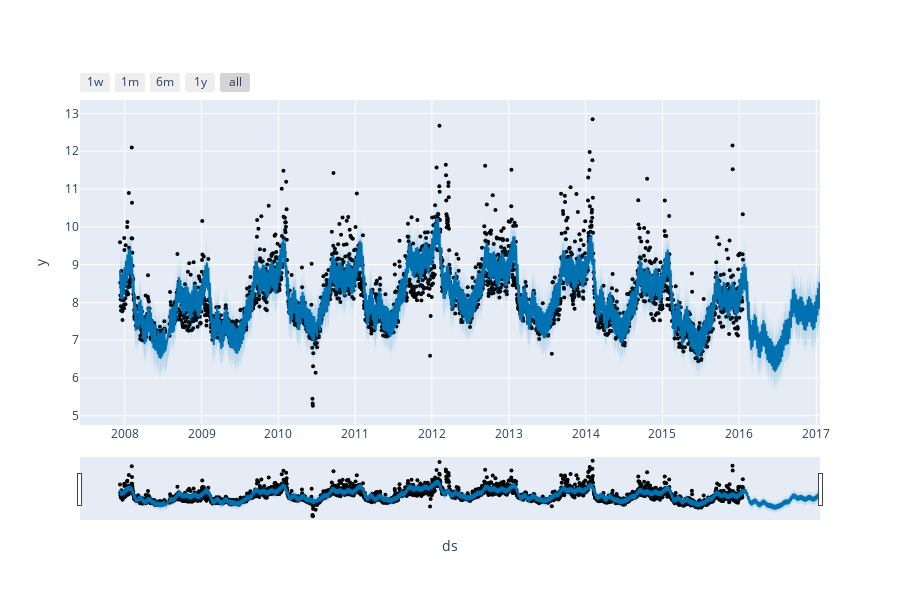

Notebook code cell kept with this figure:
### Code cell
import plotly 

# Si tienes plotly instalado, incluso puedes realizar plots interactivos!
# Para instalar plotly simplemente utiliza pip install plotly
from fbprophet.plot import plot_plotly

plot_plotly(m, forecast)

### Figure 1 — Plotly figure (JSON) as saved in the notebook; plotly's stock layout.template omitted (floating-point values rounded to 4 significant figures; data arrays with more than 128 entries replaced by an {"elided": "..."} marker saying what was removed)
{"data": [{"marker": {"color": "black", "size": 4}, "mode": "markers", "name": "Actual", "type": "scatter", "x": {"elided": "2905 str values"}, "y": {"elided": "2905 float values"}}, {"hoverinfo": "skip", "line": {"width": 0}, "mode": "lines", "type": "scatter", "x": {"elided": "3270 str values"}, "y": {"elided": "3270 float values"}}, {"fill": "tonexty", "fillcolor": "rgba(0, 114, 178, 0.2)", "line": {"color": "#0072B2", "width": 2}, "mode": "lines", "name": "Predicted", "type": "scatter", "x": {"elided": "3270 str values"}, "y": {"elided": "3270 float values"}}, {"fill": "tonexty", "fillcolor": "rgba(0, 114, 178, 0.2)", "hoverinfo": "skip", "line": {"width": 0}, "mode": "lines", "type": "scatter", "x": {"elided": "3270 str values"}, "y": {"elided": "3270 float values"}}], "layout": {"height": 600, "showlegend": false, "width": 900, "xaxis": {"rangeselector": {"buttons": [{"count": 7, "label": "1w", "step": "day", "stepmode": "backward"}, {"count": 1, "label": "1m", "step": "month", "stepmode": "backward"}, {"count": 6, "label": "6m", "step": "month", "stepmode": "backward"}, {"count": 1, "label": "1y", "step": "year", "stepmode": "backward"}, {"step": "all"}]}, "rangeslider": {"visible": true}, "title": {"text": "ds"}, "type": "date"}, "yaxis": {"title": {"text": "y"}}}}
